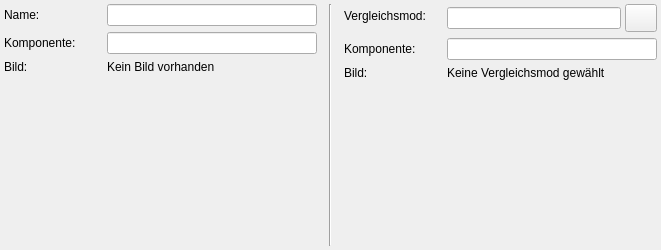
<?xml version="1.0" encoding="UTF-8"?>
<ui version="4.0">
 <class>Section_Mod_Statistics_Comparison</class>
 <widget class="QWidget" name="Section_Mod_Statistics_Comparison">
  <property name="geometry">
   <rect>
    <x>0</x>
    <y>0</y>
    <width>500</width>
    <height>250</height>
   </rect>
  </property>
  <layout class="QHBoxLayout" name="main_layout">
   <property name="spacing">
    <number>12</number>
   </property>
   <property name="leftMargin">
    <number>4</number>
   </property>
   <property name="topMargin">
    <number>4</number>
   </property>
   <property name="rightMargin">
    <number>4</number>
   </property>
   <property name="bottomMargin">
    <number>4</number>
   </property>
   <item>
    <widget class="QWidget" name="col_main" native="true">
     <layout class="QVBoxLayout" name="layout_main_col">
      <property name="spacing">
       <number>6</number>
      </property>
      <property name="leftMargin">
       <number>0</number>
      </property>
      <property name="topMargin">
       <number>0</number>
      </property>
      <property name="rightMargin">
       <number>0</number>
      </property>
      <property name="bottomMargin">
       <number>0</number>
      </property>
      <item>
       <layout class="QFormLayout" name="form_layout_main">
        <property name="horizontalSpacing">
         <number>8</number>
        </property>
        <property name="verticalSpacing">
         <number>6</number>
        </property>
        <property name="leftMargin">
         <number>0</number>
        </property>
        <property name="topMargin">
         <number>0</number>
        </property>
        <property name="rightMargin">
         <number>0</number>
        </property>
        <property name="bottomMargin">
         <number>0</number>
        </property>
        <item row="0" column="0">
         <widget class="QLabel" name="lbl_main_name_title">
          <property name="minimumSize">
           <size>
            <width>95</width>
            <height>0</height>
           </size>
          </property>
          <property name="text">
           <string>Name:</string>
          </property>
         </widget>
        </item>
        <item row="0" column="1">
         <widget class="QLineEdit" name="inp_main_name">
          <property name="readOnly">
           <bool>true</bool>
          </property>
         </widget>
        </item>
        <item row="1" column="0">
         <widget class="QLabel" name="lbl_main_comp_title">
          <property name="minimumSize">
           <size>
            <width>95</width>
            <height>0</height>
           </size>
          </property>
          <property name="text">
           <string>Komponente:</string>
          </property>
         </widget>
        </item>
        <item row="1" column="1">
         <widget class="QLineEdit" name="inp_main_component">
          <property name="readOnly">
           <bool>true</bool>
          </property>
         </widget>
        </item>
        <item row="2" column="0">
         <widget class="QLabel" name="lbl_main_image_title">
          <property name="minimumSize">
           <size>
            <width>95</width>
            <height>0</height>
           </size>
          </property>
          <property name="alignment">
           <set>Qt::AlignmentFlag::AlignLeading|Qt::AlignmentFlag::AlignLeft|Qt::AlignmentFlag::AlignTop</set>
          </property>
          <property name="text">
           <string>Bild:</string>
          </property>
         </widget>
        </item>
        <item row="2" column="1">
         <widget class="QLabel" name="lbl_main_image">
          <property name="minimumSize">
           <size>
            <width>210</width>
            <height>118</height>
           </size>
          </property>
          <property name="maximumSize">
           <size>
            <width>210</width>
            <height>118</height>
           </size>
          </property>
          <property name="alignment">
           <set>Qt::AlignmentFlag::AlignLeading|Qt::AlignmentFlag::AlignLeft|Qt::AlignmentFlag::AlignTop</set>
          </property>
          <property name="text">
           <string>Kein Bild vorhanden</string>
          </property>
         </widget>
        </item>
       </layout>
      </item>
     </layout>
    </widget>
   </item>
   <item>
    <widget class="QFrame" name="vertical_separator">
     <property name="frameShape">
      <enum>QFrame::Shape::VLine</enum>
     </property>
     <property name="frameShadow">
      <enum>QFrame::Shadow::Sunken</enum>
     </property>
    </widget>
   </item>
   <item>
    <widget class="QWidget" name="col_comp" native="true">
     <layout class="QVBoxLayout" name="layout_comp_col">
      <property name="spacing">
       <number>6</number>
      </property>
      <property name="leftMargin">
       <number>0</number>
      </property>
      <property name="topMargin">
       <number>0</number>
      </property>
      <property name="rightMargin">
       <number>0</number>
      </property>
      <property name="bottomMargin">
       <number>0</number>
      </property>
      <item>
       <layout class="QFormLayout" name="form_layout_comp">
        <property name="horizontalSpacing">
         <number>8</number>
        </property>
        <property name="verticalSpacing">
         <number>6</number>
        </property>
        <property name="leftMargin">
         <number>0</number>
        </property>
        <property name="topMargin">
         <number>0</number>
        </property>
        <property name="rightMargin">
         <number>0</number>
        </property>
        <property name="bottomMargin">
         <number>0</number>
        </property>
        <item row="0" column="0">
         <widget class="QLabel" name="lbl_comp_name_title">
          <property name="minimumSize">
           <size>
            <width>95</width>
            <height>0</height>
           </size>
          </property>
          <property name="text">
           <string>Vergleichsmod:</string>
          </property>
         </widget>
        </item>
        <item row="0" column="1">
         <layout class="QHBoxLayout" name="layout_comp_name_row">
          <property name="spacing">
           <number>4</number>
          </property>
          <item>
           <widget class="QLineEdit" name="inp_comp_name">
            <property name="readOnly">
             <bool>true</bool>
            </property>
           </widget>
          </item>
          <item>
           <widget class="QPushButton" name="btn_select_comp">
            <property name="minimumSize">
             <size>
              <width>32</width>
              <height>28</height>
             </size>
            </property>
            <property name="maximumSize">
             <size>
              <width>32</width>
              <height>28</height>
             </size>
            </property>
            <property name="toolTip">
             <string>Vergleichsmod auswählen</string>
            </property>
            <property name="text">
             <string/>
            </property>
            <property name="icon">
             <iconset>
              <normaloff>Graphics/Icon_Add.svg</normaloff>Graphics/Icon_Add.svg</iconset>
            </property>
           </widget>
          </item>
         </layout>
        </item>
        <item row="1" column="0">
         <widget class="QLabel" name="lbl_comp_comp_title">
          <property name="minimumSize">
           <size>
            <width>95</width>
            <height>0</height>
           </size>
          </property>
          <property name="text">
           <string>Komponente:</string>
          </property>
         </widget>
        </item>
        <item row="1" column="1">
         <widget class="QLineEdit" name="inp_comp_component">
          <property name="readOnly">
           <bool>true</bool>
          </property>
         </widget>
        </item>
        <item row="2" column="0">
         <widget class="QLabel" name="lbl_comp_image_title">
          <property name="minimumSize">
           <size>
            <width>95</width>
            <height>0</height>
           </size>
          </property>
          <property name="alignment">
           <set>Qt::AlignmentFlag::AlignLeading|Qt::AlignmentFlag::AlignLeft|Qt::AlignmentFlag::AlignTop</set>
          </property>
          <property name="text">
           <string>Bild:</string>
          </property>
         </widget>
        </item>
        <item row="2" column="1">
         <widget class="QLabel" name="lbl_comp_image">
          <property name="minimumSize">
           <size>
            <width>210</width>
            <height>118</height>
           </size>
          </property>
          <property name="maximumSize">
           <size>
            <width>210</width>
            <height>118</height>
           </size>
          </property>
          <property name="alignment">
           <set>Qt::AlignmentFlag::AlignLeading|Qt::AlignmentFlag::AlignLeft|Qt::AlignmentFlag::AlignTop</set>
          </property>
          <property name="text">
           <string>Keine Vergleichsmod gewählt</string>
          </property>
         </widget>
        </item>
       </layout>
      </item>
     </layout>
    </widget>
   </item>
  </layout>
 </widget>
 <resources/>
 <connections/>
</ui>
